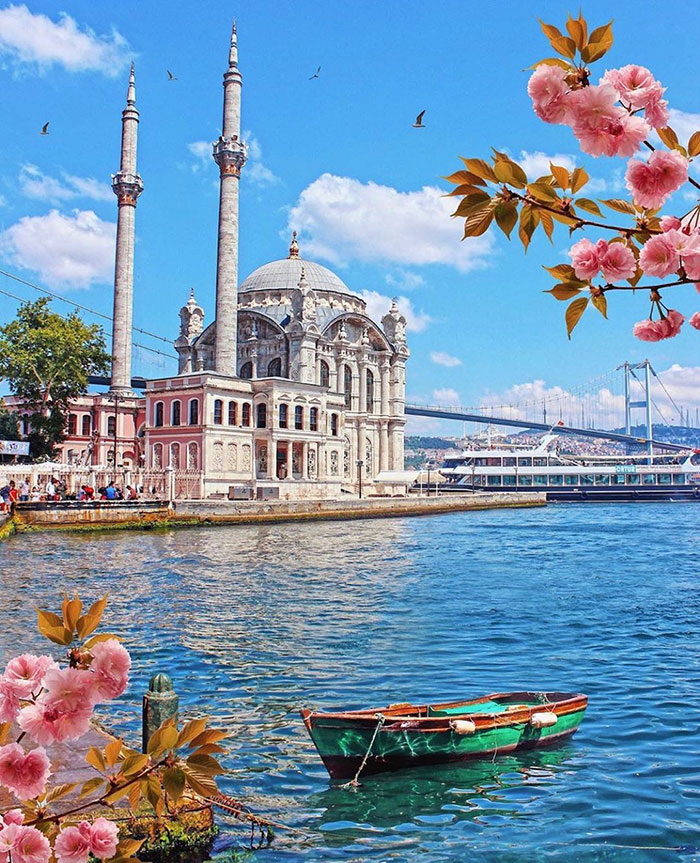
#> input picture resim.jpg, 700 x 863 px
$ python prewitt_kenar_belirleme.py
#> lines starting #> are read from the running program, lines starting #| are printed output that depends on the picture
import numpy as np
from PIL import Image

resim=np.array(Image.open("resim.jpg")).astype(np.uint8) #resmimizi açtık numpy dizisi olarak
#> resim is the input picture: shape (863, 700, 3); mean R, G, B 118.6, 147.4, 173.8
griResim=np.around(0.299*resim[:,:,0]+  #resmimizi griye çevirdik
                   0.587*resim[:,:,1]+
                   0.114*resim[:,:,2]).astype(np.uint8)
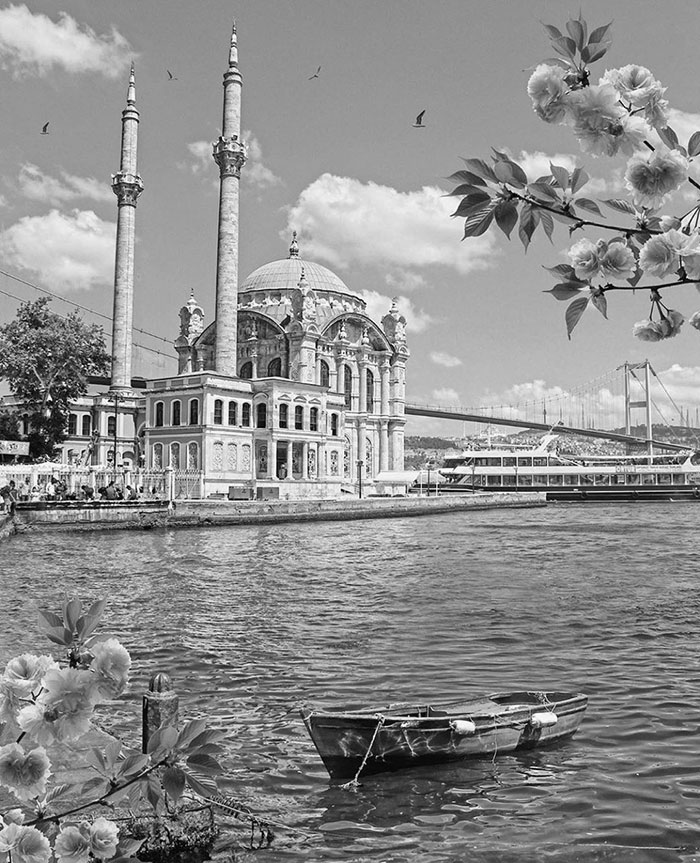
#> griResim: shape (863, 700); min 0, max 255, mean 141.8
height,width=griResim.shape #863,700 çıkıyor.Resmimizin boyutlarını aldık
#> height = 863; width = 700

yatay=np.array([[-1,0,1],[-1,0,1],[-1,0,1]]) #prewit için filtrelerimizi tanımladık
dikey=np.array([[-1,-1,-1],[0,0,0],[1,1,1]])

yeniResim=np.zeros((height,width))  #resmimizin boyutlarında 0'lardan oluşan bir matris tanımladık

for i in range(1, height-1):
    for j in range(1, width-1):
        yatayDeger= (yatay[0,0] * griResim[i-1,j-1]) + \
                    (yatay[0,1] * griResim[i-1,j]) + \
                    (yatay[0,2] * griResim[i-1,j+1]) + \
                    (yatay[1,0] * griResim[i,j-1]) + \
                    (yatay[1,1] * griResim[i,j]) + \
                    (yatay[1,2] * griResim[i,j+1]) + \
                    (yatay[2,0] * griResim[i+1,j-1]) + \
                    (yatay[2,1] * griResim[i+1,j]) + \
                    (yatay[2,2] * griResim[i+1,j+1])
        dikeyDeger = (dikey[0,0] * griResim[i-1,j-1]) + \
                     (dikey[0,1] * griResim[i-1,j]) + \
                     (dikey[0,2] * griResim[i-1,j+1]) + \
                     (dikey[1,0] * griResim[i,j-1]) + \
                     (dikey[1,1] * griResim[i,j]) + \
                     (dikey[1,2] * griResim[i,j+1]) + \
                     (dikey[2,0] * griResim[i+1,j-1]) + \
                     (dikey[2,1] * griResim[i+1,j]) + \
                     (dikey[2,2] * griResim[i+1,j+1])
        buyukluk=np.sqrt(pow(yatayDeger,2.0) + pow(dikeyDeger,2.0))  #formül gereği karelerinin toplamının karekökü sonucu verir.
        yeniResim[i-1,j-1]=buyukluk
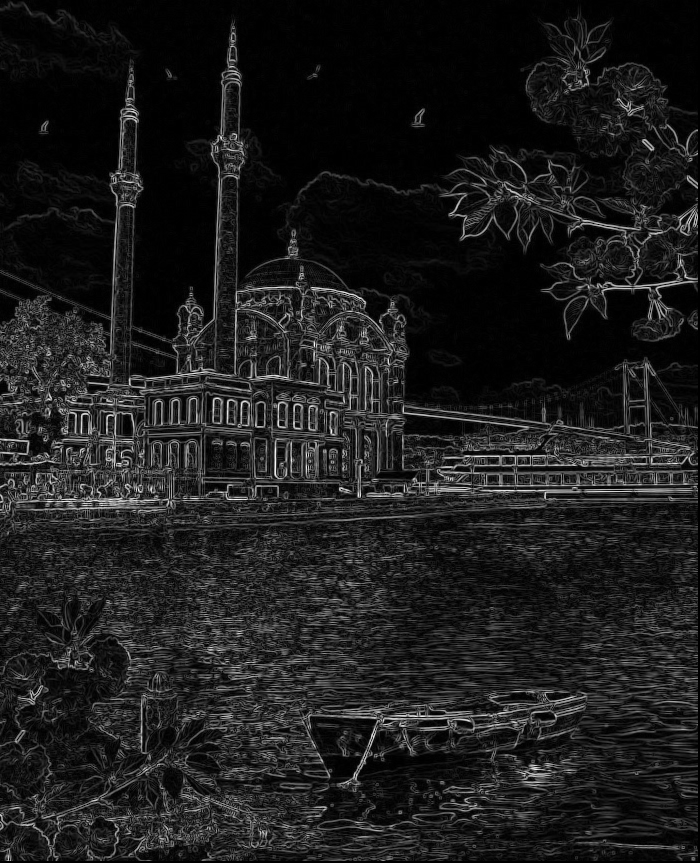
#> yeniResim: shape (863, 700) float64; min 0, max 757.1, mean 86.5; drawn with min black and max white

Image.fromarray(resim).show()
Image.fromarray(yeniResim).show()#dizi şeklindeki resmi görüntüleme
#numpy sınıfı büyük boyutlu dizi işlemlerinde kullanılır genellikle. Dizilerle,matrislerle çalışmak için kullanılan bir python kütüphanesidir.
#numpy.uint8= unsigned integer(0 to 255)
#0: mavi
#1: yeşil
#2: kırmızı demektir
#resim[:,:,0] resmin mavi bileşeni demektir. ilk 2 boşluk resmin genişlik ve yüksekliği ifade etmekte 3.kısım renk kısmı.
#around() yuvarlama işlemi yapıyor.
#sqrt karekök değerini alıyor.
#pow üs alma işlemi için kullanılır.
